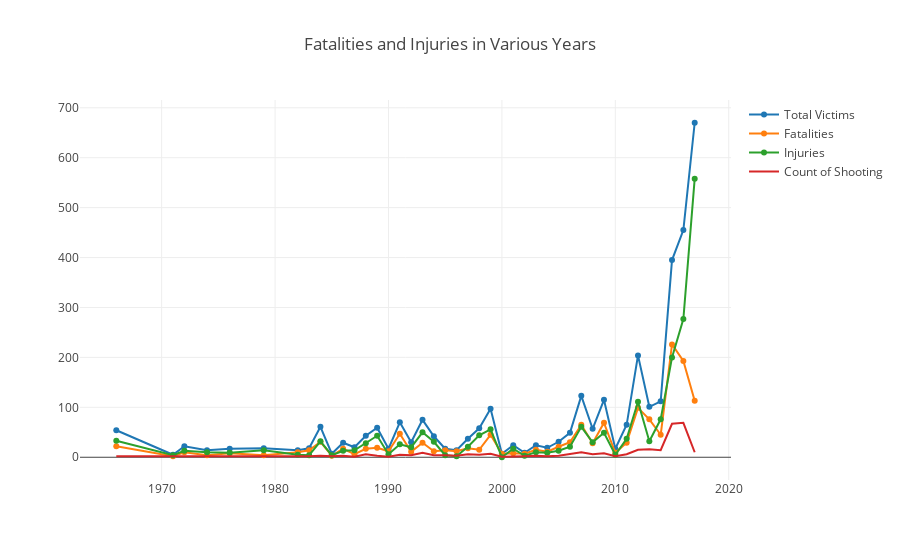

Notebook cell for this chart:
### Code cell
data=[trace1,trace2,trace3,trace4]
layout=dict(title='Fatalities and Injuries in Various Years')
py.iplot(dict(data=data,layout=layout))
